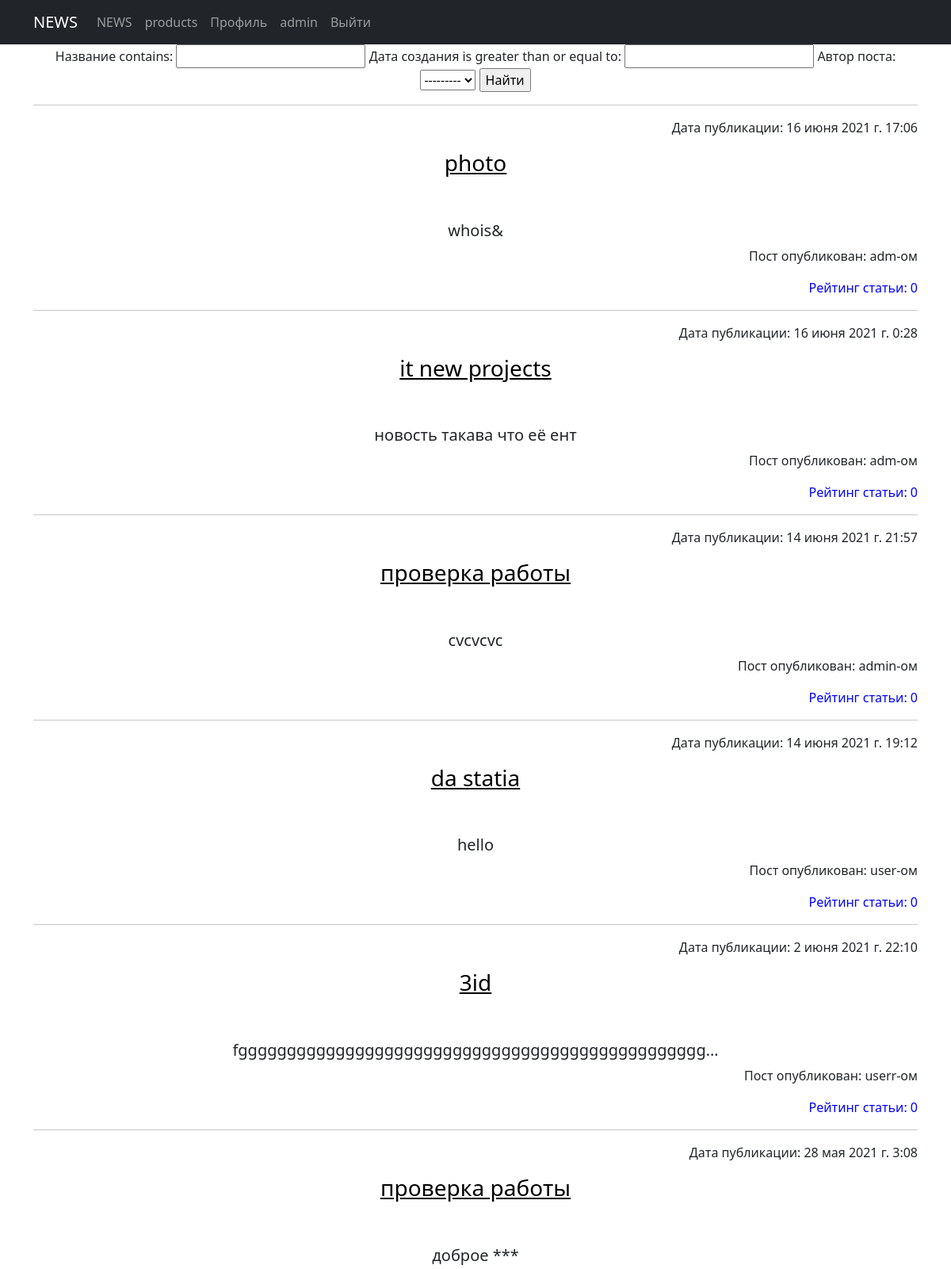
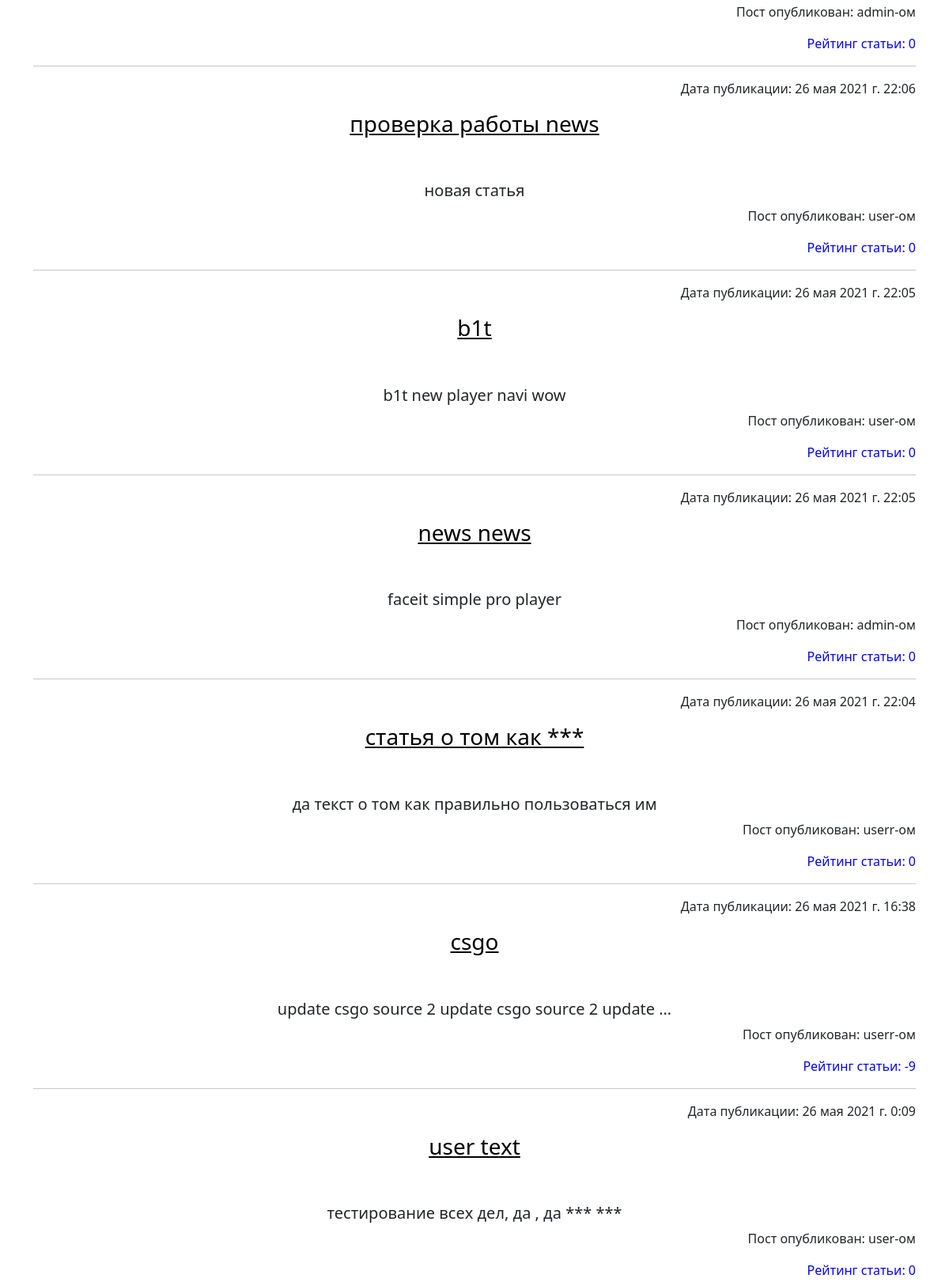
The page /news/search/ (signed in, upper part) on the database as committed earlier (2 pictures, top to bottom).
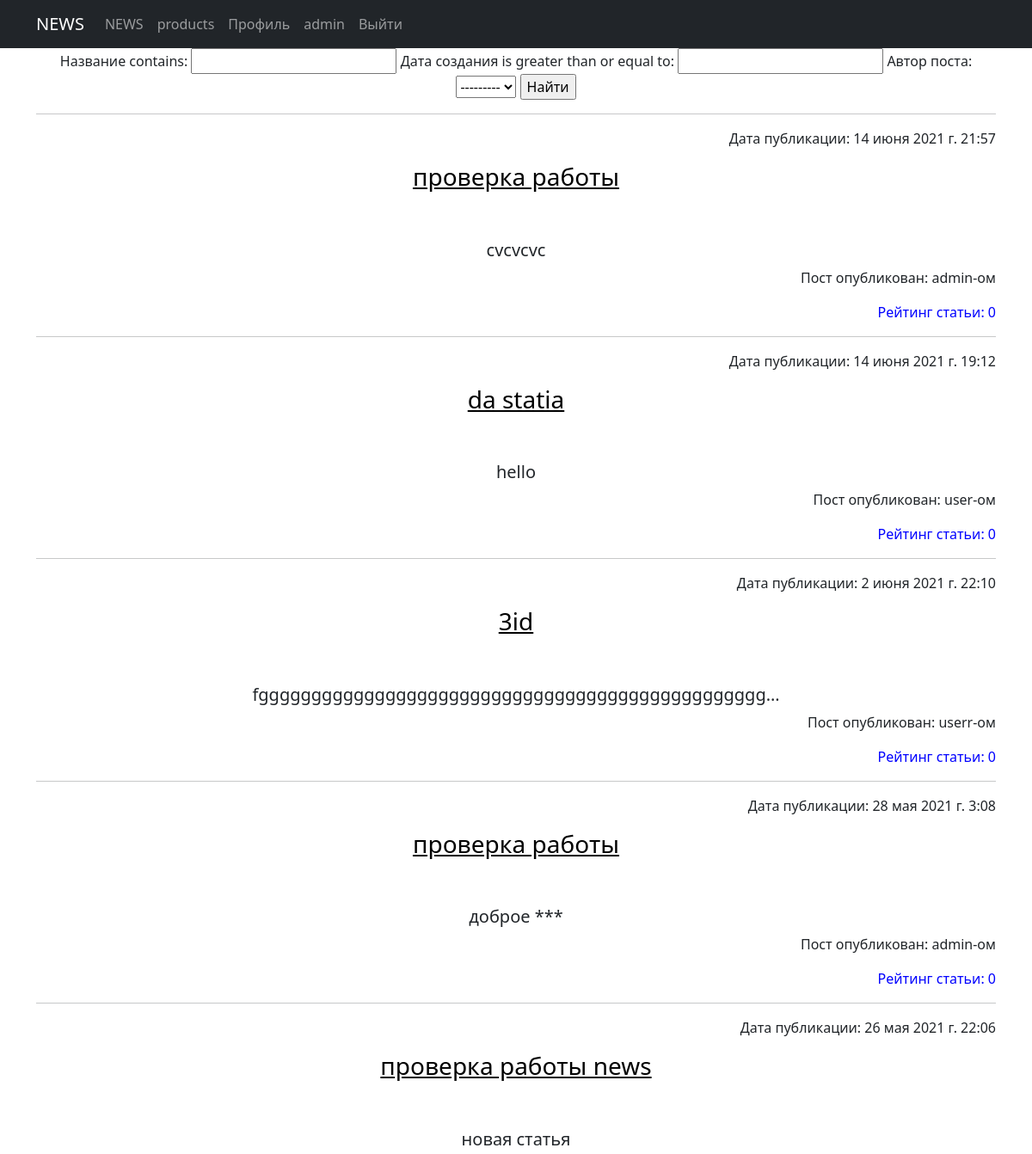
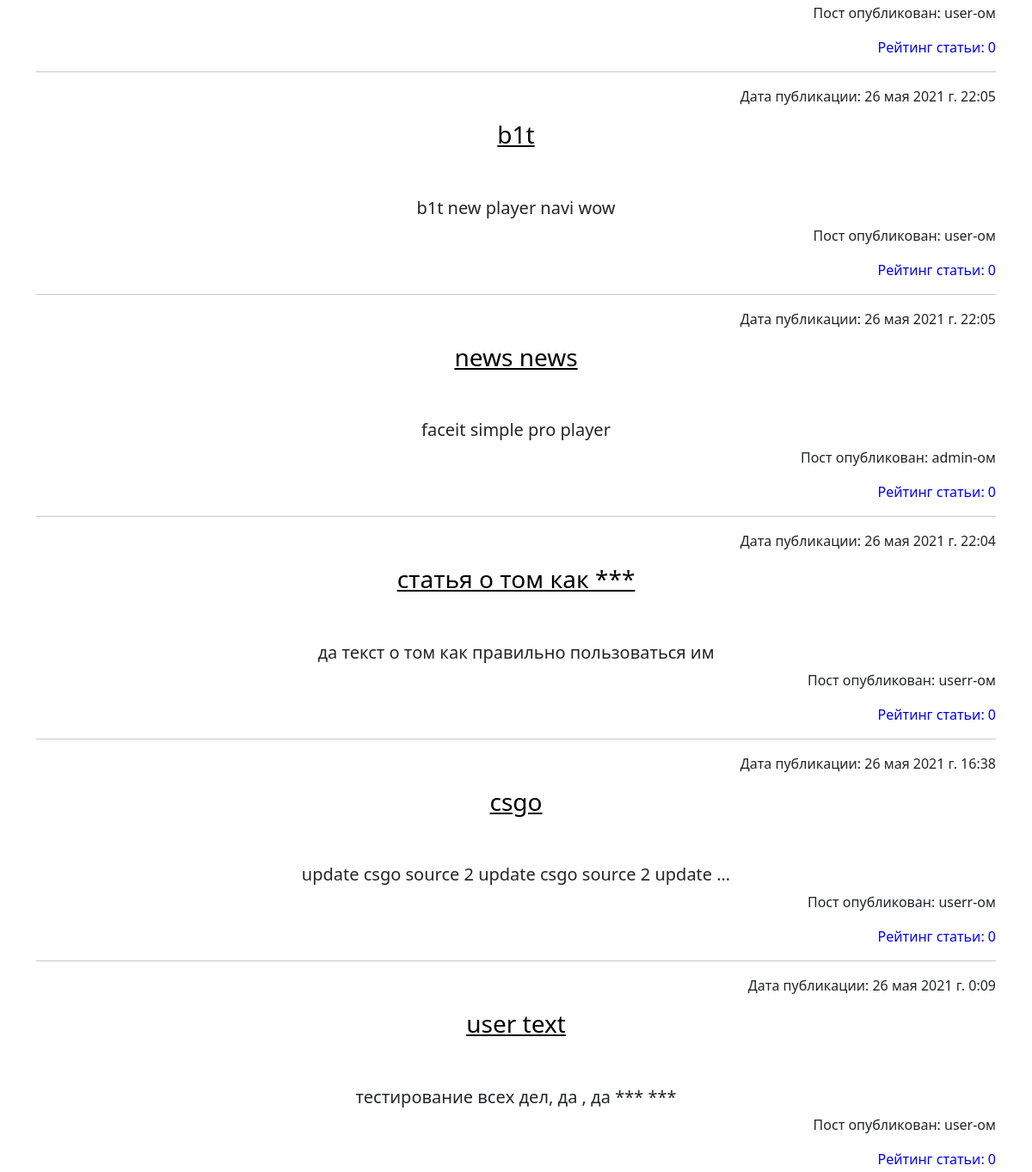
The same page on the database as committed later (2 pictures, top to bottom).
### news/models.py (models this page shows, shortened)
class Post(models.Model):
    PostAuthor = models.ForeignKey(Author, on_delete=models.CASCADE, verbose_name='Автор поста')
    PostNews = 'PN'
    PostArticle = 'PA'
    POSITIONS = [
        (PostArticle, 'Статья'),
        (PostNews, 'Новость'),
    ]
    postCategory = models.ManyToManyField(Category, verbose_name='Категория поста',  through='PostCategory')
    title = models.CharField(max_length=50, verbose_name='Название')
    positions = models.CharField(max_length=2, choices=POSITIONS, default=PostArticle, verbose_name='Тип поста')
    data = models.DateTimeField(auto_now_add=True, verbose_name='Дата создания')
    data_update = models.DateTimeField(auto_now=True, verbose_name='Дата редактирования')
    photo = models.ImageField(upload_to='photos/%Y/%m/%d/', default='-', verbose_name='Фото')
    previewName = models.CharField(max_length=128, verbose_name='Превью поста')
    text = models.TextField(verbose_name='Текст поста')
    rating = models.SmallIntegerField(default=0, verbose_name='Рейтинг')
    public = models.BooleanField(default=True, verbose_name='Публикация')
    class Meta:
        verbose_name = 'Пост'
        verbose_name_plural = 'Посты'

class Author(models.Model):
    authorUser = models.OneToOneField(User, on_delete=models.CASCADE)
    authorRaitng = models.SmallIntegerField(default=0)
    def __str__(self):
        return str(self.authorUser)
    class Meta:
        verbose_name = 'Автор'
        verbose_name_plural = 'Авторы'

### news/views.py (the view)
# urls.py: path('search/', newSearch.as_view(), name='news_search'),
class newSearch(LoginRequiredMixin, PermissionRequiredMixin, ListView):
    model = Post
    template_name = 'new_search.html'
    context_object_name = 'newsearch'
    ordering = '-data'
    permission_required = 'news.view_post'
    def get_context_data(self, **kwargs):
        context = super().get_context_data(**kwargs)
        context['filter'] = newsFilter(self.request.GET, queryset=self.get_queryset())
        return context

### news/templatetags/custom_filters.py (called while the page is built)
@register.filter(name='censor_filter')
def censor_filter(value):
    for i in bad_words:
        value = value.lower()
        value = value.replace(i, '***')
    return value

### templates/new_search.html (shortened to what this page needs)
<!DOCTYPE html>
<html lang="en">
<head> {% extends 'flatpages/default.html' %} {% load custom_filters %}
{%block content%}
    <form method="GET">
    {{ filter.form }}
    <input type="submit" value="Найти">
    </form>
    <hr>
    {% for new in filter.qs %}
    <p style="text-align: right;">Дата публикации: {{new.data}}</p>
    <h3><span style="color: #000000;"><a style="color: #000000;" href="{% url 'news_detail' new.id %}">{{new.title|censor_filter}}</a></span></h3>
    <br>
    <br>
    <h5>{{new.text|truncatechars:50|censor_filter}}</h5>
    <p style="text-align: right;">Пост опубликован: {{new.PostAuthor}}-ом</p>
    <p style="text-align: right;"><span style="text-align: right; color: #0000ff;">Рейтинг статьи: {{new.rating}}</span></p>
    <hr>
    {% endfor %}
{%endblock content%}

### templates/flatpages/default.html (shortened to what this page needs)
{% load static %}
<html lang="en">
<head>
  <link href="{% static 'css/styles.css' %}" rel="stylesheet">
</head>
<body>
  <nav class="navbar navbar-expand-lg navbar-dark bg-dark static-top">
    <div class="container">
      <a class="navbar-brand" href="/news/">NEWS</a>
      <div class="collapse navbar-collapse" id="navbarResponsive">
        <ul class="navbar-nav ml-auto">
          <li class="nav-item">
            <a class="nav-link" href="/news/">NEWS</a>
          </li>
          <li class="nav-item">
            <a class="nav-link" href="/products/">products</a>
          </li>
          {% if user.is_authenticated %}
          <li class="nav-item">
            <a class="nav-link" href="/">Профиль</a>
          </li>
          {%endif%}
          <li class="nav-item">
            <a class="nav-link" href="/admin/">admin</a>
          </li>
            {% if user.is_authenticated %}
            <a class="nav-link" href="/sign/logout/"> Выйти </a>
            {%else%}
            <a class="nav-link" href="/accounts/login/"> Войти </a>
            {% endif %}
        </ul>
      </div>
    </div>
  </nav>
  <div class="container">
    <div class="row">
      <div class="col-lg-12 text-center">
       {% block content %}
       {% endblock content %}
      </div>
    </div>
  </div>
</body>
</html>

Rows that differ between the two databases and show on the page:
removed Post: data "16 июня 2021 г. 17:06", title|censor_filter "photo", text|censor_filter "whois&", PostAuthor "adm", rating "0"
removed Post: data "16 июня 2021 г. 0:28", title|censor_filter "it new projects", text|censor_filter "новость такава что её ент", PostAuthor "adm", rating "0"
changed Post "csgo": rating "-9" → "0"
